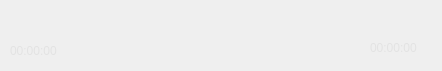
<?xml version="1.0" encoding="UTF-8"?>
<ui version="4.0">
 <class>MediaControls</class>
 <widget class="QWidget" name="MediaControls">
  <property name="geometry">
   <rect>
    <x>0</x>
    <y>0</y>
    <width>442</width>
    <height>71</height>
   </rect>
  </property>
  <property name="windowTitle">
   <string>Form</string>
  </property>
  <property name="styleSheet">
   <string notr="true">background-color:&quot;transparent&quot;;
border-color:&quot;transparent&quot;;
</string>
  </property>
  <widget class="Phonon::VolumeSlider" name="volumeSlider">
   <property name="geometry">
    <rect>
     <x>9</x>
     <y>9</y>
     <width>112</width>
     <height>25</height>
    </rect>
   </property>
   <property name="minimumSize">
    <size>
     <width>100</width>
     <height>0</height>
    </size>
   </property>
   <property name="maximumVolume">
    <double>1.000000000000000</double>
   </property>
  </widget>
  <widget class="QPushButton" name="playButton">
   <property name="geometry">
    <rect>
     <x>127</x>
     <y>9</y>
     <width>28</width>
     <height>24</height>
    </rect>
   </property>
   <property name="styleSheet">
    <string notr="true">background-color:&quot;transparent&quot;;
border-color:&quot;transparent&quot;</string>
   </property>
   <property name="text">
    <string/>
   </property>
   <property name="icon">
    <iconset resource="../ltorrent.qrc">
     <normaloff>:/PlayerControlImages/PlayButton.png</normaloff>:/PlayerControlImages/PlayButton.png</iconset>
   </property>
   <property name="flat">
    <bool>true</bool>
   </property>
  </widget>
  <widget class="QPushButton" name="pauseButton">
   <property name="geometry">
    <rect>
     <x>180</x>
     <y>10</y>
     <width>28</width>
     <height>24</height>
    </rect>
   </property>
   <property name="styleSheet">
    <string notr="true">background-color:&quot;transparent&quot;;
border-color:&quot;transparent&quot;</string>
   </property>
   <property name="text">
    <string/>
   </property>
   <property name="icon">
    <iconset resource="../ltorrent.qrc">
     <normaloff>:/PlayerControlImages/PauseButton.png</normaloff>:/PlayerControlImages/PauseButton.png</iconset>
   </property>
   <property name="flat">
    <bool>true</bool>
   </property>
  </widget>
  <widget class="QPushButton" name="reverseButton">
   <property name="geometry">
    <rect>
     <x>220</x>
     <y>10</y>
     <width>28</width>
     <height>24</height>
    </rect>
   </property>
   <property name="styleSheet">
    <string notr="true">background-color:&quot;transparent&quot;;
border-color:&quot;transparent&quot;</string>
   </property>
   <property name="text">
    <string/>
   </property>
   <property name="icon">
    <iconset resource="../ltorrent.qrc">
     <normaloff>:/PlayerControlImages/RateButtonReverse.png</normaloff>:/PlayerControlImages/RateButtonReverse.png</iconset>
   </property>
   <property name="flat">
    <bool>true</bool>
   </property>
  </widget>
  <widget class="QPushButton" name="forwardButton">
   <property name="geometry">
    <rect>
     <x>270</x>
     <y>10</y>
     <width>28</width>
     <height>24</height>
    </rect>
   </property>
   <property name="styleSheet">
    <string notr="true">background-color:&quot;transparent&quot;;
border-color:&quot;transparent&quot;</string>
   </property>
   <property name="text">
    <string/>
   </property>
   <property name="icon">
    <iconset resource="../ltorrent.qrc">
     <normaloff>:/PlayerControlImages/RateButtonForward.png</normaloff>:/PlayerControlImages/RateButtonForward.png</iconset>
   </property>
   <property name="flat">
    <bool>true</bool>
   </property>
  </widget>
  <widget class="QPushButton" name="openFileButton">
   <property name="geometry">
    <rect>
     <x>310</x>
     <y>10</y>
     <width>28</width>
     <height>24</height>
    </rect>
   </property>
   <property name="styleSheet">
    <string notr="true">background-color:&quot;transparent&quot;;
border-color:&quot;transparent&quot;</string>
   </property>
   <property name="text">
    <string/>
   </property>
   <property name="icon">
    <iconset resource="../ltorrent.qrc">
     <normaloff>:/PlayerControlImages/FileButton.png</normaloff>:/PlayerControlImages/FileButton.png</iconset>
   </property>
   <property name="flat">
    <bool>true</bool>
   </property>
  </widget>
  <widget class="QPushButton" name="openUrlButton">
   <property name="geometry">
    <rect>
     <x>360</x>
     <y>10</y>
     <width>28</width>
     <height>24</height>
    </rect>
   </property>
   <property name="styleSheet">
    <string notr="true">background-color:&quot;transparent&quot;;
border-color:&quot;transparent&quot;</string>
   </property>
   <property name="text">
    <string/>
   </property>
   <property name="icon">
    <iconset resource="../ltorrent.qrc">
     <normaloff>:/PlayerControlImages/UrlButton.png</normaloff>:/PlayerControlImages/UrlButton.png</iconset>
   </property>
   <property name="flat">
    <bool>true</bool>
   </property>
  </widget>
  <widget class="QPushButton" name="fullScreenButton">
   <property name="geometry">
    <rect>
     <x>400</x>
     <y>10</y>
     <width>28</width>
     <height>24</height>
    </rect>
   </property>
   <property name="styleSheet">
    <string notr="true">background-color:&quot;transparent&quot;;
border-color:&quot;transparent&quot;</string>
   </property>
   <property name="text">
    <string/>
   </property>
   <property name="icon">
    <iconset resource="../ltorrent.qrc">
     <normaloff>:/PlayerControlImages/FullscreenButton.png</normaloff>:/PlayerControlImages/FullscreenButton.png</iconset>
   </property>
   <property name="flat">
    <bool>true</bool>
   </property>
  </widget>
  <widget class="QLabel" name="currentTimeLabel">
   <property name="geometry">
    <rect>
     <x>10</x>
     <y>43</y>
     <width>51</width>
     <height>16</height>
    </rect>
   </property>
   <property name="palette">
    <palette>
     <active>
      <colorrole role="WindowText">
       <brush brushstyle="SolidPattern">
        <color alpha="255">
         <red>227</red>
         <green>227</green>
         <blue>227</blue>
        </color>
       </brush>
      </colorrole>
      <colorrole role="Button">
       <brush brushstyle="SolidPattern">
        <color alpha="0">
         <red>0</red>
         <green>0</green>
         <blue>0</blue>
        </color>
       </brush>
      </colorrole>
      <colorrole role="Base">
       <brush brushstyle="SolidPattern">
        <color alpha="0">
         <red>0</red>
         <green>0</green>
         <blue>0</blue>
        </color>
       </brush>
      </colorrole>
      <colorrole role="Window">
       <brush brushstyle="SolidPattern">
        <color alpha="0">
         <red>0</red>
         <green>0</green>
         <blue>0</blue>
        </color>
       </brush>
      </colorrole>
     </active>
     <inactive>
      <colorrole role="WindowText">
       <brush brushstyle="SolidPattern">
        <color alpha="255">
         <red>227</red>
         <green>227</green>
         <blue>227</blue>
        </color>
       </brush>
      </colorrole>
      <colorrole role="Button">
       <brush brushstyle="SolidPattern">
        <color alpha="0">
         <red>0</red>
         <green>0</green>
         <blue>0</blue>
        </color>
       </brush>
      </colorrole>
      <colorrole role="Base">
       <brush brushstyle="SolidPattern">
        <color alpha="0">
         <red>0</red>
         <green>0</green>
         <blue>0</blue>
        </color>
       </brush>
      </colorrole>
      <colorrole role="Window">
       <brush brushstyle="SolidPattern">
        <color alpha="0">
         <red>0</red>
         <green>0</green>
         <blue>0</blue>
        </color>
       </brush>
      </colorrole>
     </inactive>
     <disabled>
      <colorrole role="WindowText">
       <brush brushstyle="SolidPattern">
        <color alpha="255">
         <red>120</red>
         <green>120</green>
         <blue>120</blue>
        </color>
       </brush>
      </colorrole>
      <colorrole role="Button">
       <brush brushstyle="SolidPattern">
        <color alpha="0">
         <red>0</red>
         <green>0</green>
         <blue>0</blue>
        </color>
       </brush>
      </colorrole>
      <colorrole role="Base">
       <brush brushstyle="SolidPattern">
        <color alpha="0">
         <red>0</red>
         <green>0</green>
         <blue>0</blue>
        </color>
       </brush>
      </colorrole>
      <colorrole role="Window">
       <brush brushstyle="SolidPattern">
        <color alpha="0">
         <red>0</red>
         <green>0</green>
         <blue>0</blue>
        </color>
       </brush>
      </colorrole>
     </disabled>
    </palette>
   </property>
   <property name="text">
    <string>00:00:00</string>
   </property>
  </widget>
  <widget class="Phonon::SeekSlider" name="seekSlider">
   <property name="geometry">
    <rect>
     <x>58</x>
     <y>40</y>
     <width>301</width>
     <height>22</height>
    </rect>
   </property>
   <property name="iconVisible">
    <bool>true</bool>
   </property>
  </widget>
  <widget class="QLabel" name="totalTimeLabel">
   <property name="geometry">
    <rect>
     <x>370</x>
     <y>40</y>
     <width>51</width>
     <height>16</height>
    </rect>
   </property>
   <property name="palette">
    <palette>
     <active>
      <colorrole role="WindowText">
       <brush brushstyle="SolidPattern">
        <color alpha="255">
         <red>227</red>
         <green>227</green>
         <blue>227</blue>
        </color>
       </brush>
      </colorrole>
      <colorrole role="Button">
       <brush brushstyle="SolidPattern">
        <color alpha="0">
         <red>0</red>
         <green>0</green>
         <blue>0</blue>
        </color>
       </brush>
      </colorrole>
      <colorrole role="Base">
       <brush brushstyle="SolidPattern">
        <color alpha="0">
         <red>0</red>
         <green>0</green>
         <blue>0</blue>
        </color>
       </brush>
      </colorrole>
      <colorrole role="Window">
       <brush brushstyle="SolidPattern">
        <color alpha="0">
         <red>0</red>
         <green>0</green>
         <blue>0</blue>
        </color>
       </brush>
      </colorrole>
     </active>
     <inactive>
      <colorrole role="WindowText">
       <brush brushstyle="SolidPattern">
        <color alpha="255">
         <red>227</red>
         <green>227</green>
         <blue>227</blue>
        </color>
       </brush>
      </colorrole>
      <colorrole role="Button">
       <brush brushstyle="SolidPattern">
        <color alpha="0">
         <red>0</red>
         <green>0</green>
         <blue>0</blue>
        </color>
       </brush>
      </colorrole>
      <colorrole role="Base">
       <brush brushstyle="SolidPattern">
        <color alpha="0">
         <red>0</red>
         <green>0</green>
         <blue>0</blue>
        </color>
       </brush>
      </colorrole>
      <colorrole role="Window">
       <brush brushstyle="SolidPattern">
        <color alpha="0">
         <red>0</red>
         <green>0</green>
         <blue>0</blue>
        </color>
       </brush>
      </colorrole>
     </inactive>
     <disabled>
      <colorrole role="WindowText">
       <brush brushstyle="SolidPattern">
        <color alpha="255">
         <red>120</red>
         <green>120</green>
         <blue>120</blue>
        </color>
       </brush>
      </colorrole>
      <colorrole role="Button">
       <brush brushstyle="SolidPattern">
        <color alpha="0">
         <red>0</red>
         <green>0</green>
         <blue>0</blue>
        </color>
       </brush>
      </colorrole>
      <colorrole role="Base">
       <brush brushstyle="SolidPattern">
        <color alpha="0">
         <red>0</red>
         <green>0</green>
         <blue>0</blue>
        </color>
       </brush>
      </colorrole>
      <colorrole role="Window">
       <brush brushstyle="SolidPattern">
        <color alpha="0">
         <red>0</red>
         <green>0</green>
         <blue>0</blue>
        </color>
       </brush>
      </colorrole>
     </disabled>
    </palette>
   </property>
   <property name="text">
    <string>00:00:00</string>
   </property>
  </widget>
 </widget>
 <customwidgets>
  <customwidget>
   <class>Phonon::SeekSlider</class>
   <extends>QWidget</extends>
   <header location="global">phonon/seekslider.h</header>
  </customwidget>
  <customwidget>
   <class>Phonon::VolumeSlider</class>
   <extends>QWidget</extends>
   <header location="global">phonon/volumeslider.h</header>
  </customwidget>
 </customwidgets>
 <resources>
  <include location="../ltorrent.qrc"/>
 </resources>
 <connections/>
 <slots>
  <signal>play()</signal>
  <signal>playFile(QString)</signal>
  <signal>playURL(QString)</signal>
  <signal>pause()</signal>
  <signal>setVolume(int)</signal>
  <signal>setPosition(int)</signal>
 </slots>
</ui>
